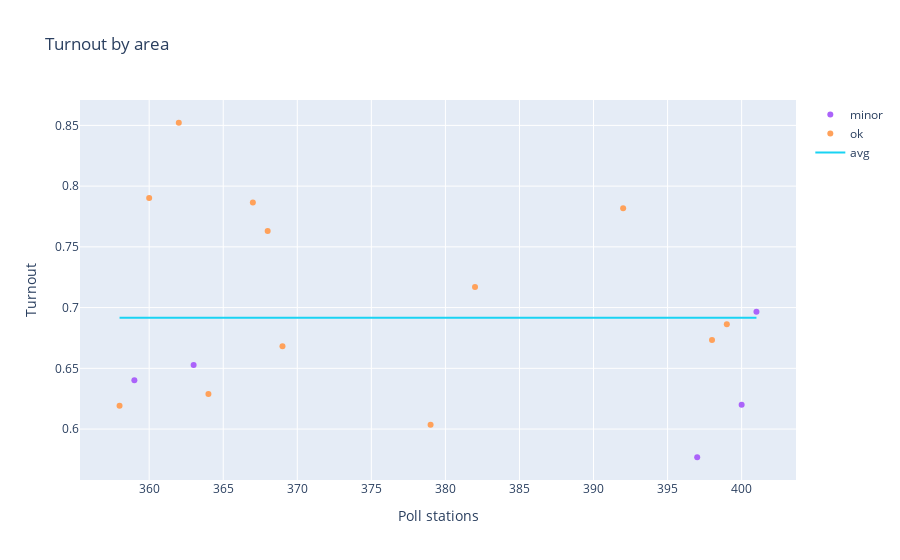

The notebook cell this image was saved under:
### Code cell
turnout_detailed('capital', 7)

### Figure 1 — Plotly figure (JSON) as saved in the notebook; plotly's stock layout.template omitted (floating-point values rounded to 4 significant figures)
{"data": [{"mode": "markers", "name": "wrong voters", "text": [], "type": "scatter", "x": [], "y": []}, {"mode": "markers", "name": "no-observers", "text": [], "type": "scatter", "x": [], "y": []}, {"mode": "markers", "name": "major", "text": [], "type": "scatter", "x": [], "y": []}, {"mode": "markers", "name": "minor", "text": ["07-001-0010 (164) 2.911", "07-001-0060 (214) 1.832", "07-006-0037 (560) 2.127", "07-008-0070 (737) 1.914", "07-008-0079 (746) 1.773"], "type": "scatter", "x": [359, 363, 397, 400, 401], "y": [0.6402, 0.6527, 0.5768, 0.62, 0.6967]}, {"mode": "markers", "name": "ok", "text": ["07-001-0008 (162) 2.64", "07-001-0012 (166) 2.608", "07-001-0022 (176) 2.799", "07-001-0061 (215) 1.861", "07-002-0044 (294) 1.377", "07-002-0051 (301) 2.047", "07-002-0060 (310) 1.691", "07-003-0002 (326) 2.095", "07-003-0085 (409) 2.284", "07-005-0021 (507) 1.375", "07-006-0072 (595) 2.42", "07-008-0057 (724) 1.667"], "type": "scatter", "x": [358, 360, 362, 364, 367, 368, 369, 379, 382, 392, 398, 399], "y": [0.6193, 0.7903, 0.8522, 0.6288, 0.7865, 0.7631, 0.6682, 0.6036, 0.717, 0.7817, 0.6734, 0.6863]}, {"mode": "lines", "name": "avg", "text": ["07-001-0008 (162)", "07-001-0010 (164)", "07-001-0012 (166)", "07-001-0022 (176)", "07-001-0060 (214)", "07-001-0061 (215)", "07-002-0044 (294)", "07-002-0051 (301)", "07-002-0060 (310)", "07-003-0002 (326)", "07-003-0085 (409)", "07-005-0021 (507)", "07-006-0037 (560)", "07-006-0072 (595)", "07-008-0057 (724)", "07-008-0070 (737)", "07-008-0079 (746)"], "type": "scatter", "x": [358, 359, 360, 362, 363, 364, 367, 368, 369, 379, 382, 392, 397, 398, 399, 400, 401], "y": [0.6916, 0.6916, 0.6916, 0.6916, 0.6916, 0.6916, 0.6916, 0.6916, 0.6916, 0.6916, 0.6916, 0.6916, 0.6916, 0.6916, 0.6916, 0.6916, 0.6916]}], "layout": {"title": {"text": "Turnout by area"}, "xaxis": {"title": {"text": "Poll stations"}}, "yaxis": {"title": {"text": "Turnout"}}}}
